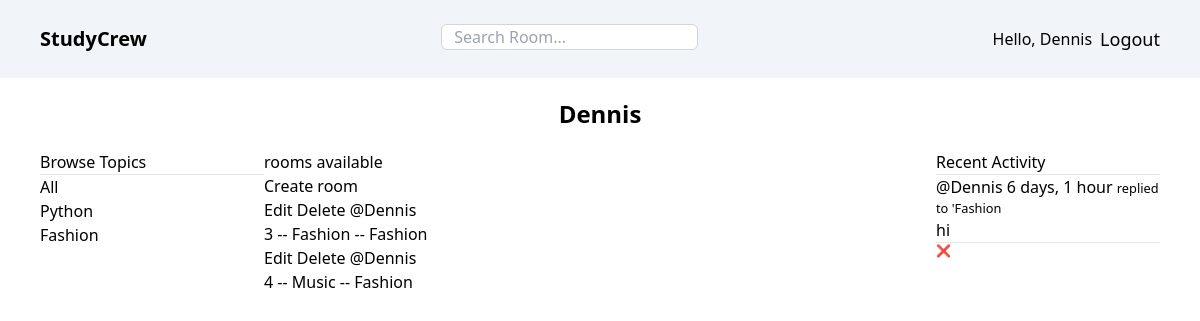
/profile/2/ (signed in), run on the app's committed database.
### base/models.py (models this page shows, shortened)
class Topic(models.Model):
  name = models.CharField(max_length=200)
  updated = models.DateTimeField(auto_now=True)
  created = models.DateTimeField(auto_now_add=True)

class Room(models.Model):
  host = models.ForeignKey(User, on_delete=models.SET_NULL, null=True)
  topic = models.ForeignKey(Topic, on_delete=models.SET_NULL, null=True)
  name = models.CharField(max_length=225)
  description = models.TextField(null=True, blank=True)
  participants = models.ManyToManyField(User, related_name='participants', blank=True)
  updated = models.DateTimeField(auto_now=True)
  created = models.DateTimeField(auto_now_add=True)
  class Meta:
    ordering = ['-updated', '-created']
  def __str__(self):
    return self.name

class Message(models.Model):
  user = models.ForeignKey(User, on_delete=models.CASCADE)
  room = models.ForeignKey(Room, on_delete=models.CASCADE)
  body = models.TextField()
  updated = models.DateTimeField(auto_now=True)
  created = models.DateTimeField(auto_now_add=True)
  class Meta:
    ordering = ['-updated', '-created']
  def __str__(self):
    return self.body[0:50]

### base/views.py (the view)
# urls.py: path('profile/<str:pk>/', views.userprofile, name='user-profile'),
@login_required(login_url='login')
def userprofile(request, pk):
  user = User.objects.get(id=pk)
  rooms = user.room_set.all()
  room_messages = user.message_set.all()
  topics = Topic.objects.all()
  context = {
    'user': user,
    'rooms': rooms,
    'room_messages' : room_messages,
    'topics': topics
  }
  return render(request, 'base/profile.html', context)

### base/templates/base/profile.html (shortened to what this page needs)
<body>
  {% extends 'main.html' %}
  {% block content %}
  <div class="px-10">
    <h1 class="text-center text-2xl font-semibold my-5">{{user.username}}</h1>
    <div class="grid grid-cols-5">
      <div class="col-span-1">
        {% include 'base/topic_comp.html' %}
      </div>
      <div class="col-span-3">
        <h5>{{room_count}} rooms available</h5>
        <a href="{% url 'create-room' %}"> Create room</a>
        <div>
          {% include 'base/feed_comp.html' %}
        </div>
      </div>
      <div class="col-span-1">
        {% include 'base/activity_comp.html' %}
      </div>
    </div>
  </div>
  {% endblock content %}

### templates/navbar.html
<div class="bg-slate-100 p-5 md:px-10 py-3 flex items-center justify-between gap-5">
  <a href="/" class="text-xl font-semibold">
    StudyCrew
  </a>
  <form action="{% url 'home' %}" method="GET" class="flex items-center">
    <input type="text" name="q" class="border border-gray-300 rounded-md px-3 mt-3 " placeholder="Search Room..." />
  </form>
  {% if request.user.is_authenticated %}
  <div class="flex items-center gap-2">
    <p>Hello, {{ request.user.username }}</p>
    <a href="{% url 'logout' %}" class="text-lg font-medium">
      Logout
    </a>
  </div>
  {% else %}
  <a href="{% url 'login' %}" class="text-lg font-medium">
    login
  </a>
  {% endif %}
</div>

### base/templates/base/topic_comp.html
<div>
  <h3>Browse Topics</h3>
  <hr>
  <div class="">
    <a href="{% url 'home' %}">All</a>
  </div>
  {% for topic in topics %}
  <div class="">
    <a href="{% url 'home' %}?q={{topic.name}}">{{topic.name}}</a>
  </div>
  {% endfor %}
</div>

### base/templates/base/feed_comp.html
<div>
  {% for room in rooms %}
    <div class="">
      {% if request.user.is_authenticated %}
        <a href="{% url 'update-room' room.id  %}"> Edit</a>
        <a href="{% url 'delete-room' room.id  %}"> Delete</a>
      {% endif %}
      <a href="{% url 'user-profile' room.host.id %}">@{{ room.host.username }}</a>
      <h5>{{ room.id }} -- <a href="{% url 'room' room.id %}">{{ room.name }}</a> -- {{ room.topic.name }}</h5>
    </div>
  {% endfor %}
</div>

### base/templates/base/activity_comp.html
    <div>
      <h3>Recent Activity</h3>
      <hr>
      <div class="">
        {% for message in room_messages %}
          <div class="">
            <a href="{%% url 'user-profile' message.user.id }">@{{ message.user }} {{ message.created|timesince }}</a>
            <small>replied to '{{message.room}}</small>
            <p>{{message}}</p>
            <hr>
            {% if request.user == message.user %}
              <a href="{% url 'delete-message' message.id %}" class="text-xs">❌</a>
            {% endif %}
          </div>
        {% endfor %}
      </div>
    </div>

### data on the page
Topic: name "Python"
Topic: name "Fashion"
Room: host.username "Dennis", id "3", name "Fashion", topic.name "Fashion"
Room: host.username "Dennis", id "4", name "Music", topic.name "Fashion"
Message: user "Dennis", created "6 days, 1 hour", room "Fashion", body "hi"

### other printed values
{{ request.user.username }} "Dennis"
{{ user.username }} "Dennis"
